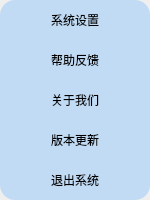
<?xml version="1.0" encoding="UTF-8"?>
<ui version="4.0">
 <class>Setting</class>
 <widget class="QWidget" name="Setting">
  <property name="geometry">
   <rect>
    <x>0</x>
    <y>0</y>
    <width>150</width>
    <height>200</height>
   </rect>
  </property>
  <property name="windowTitle">
   <string>Form</string>
  </property>
  <widget class="QPushButton" name="btnSetting">
   <property name="geometry">
    <rect>
     <x>0</x>
     <y>0</y>
     <width>150</width>
     <height>40</height>
    </rect>
   </property>
   <property name="styleSheet">
    <string notr="true">QPushButton
{
	border-top-left-radius:15px;
	border-top-right-radius:15px;
	background-color: rgb(193, 219, 244);
	border-style:outset;
	font: 12pt &quot;等线&quot;;
}
QPushButton:hover
{
	background-color: rgb(100, 161, 208);
	
	color: rgb(255, 255, 255);
}
</string>
   </property>
   <property name="text">
    <string>系统设置</string>
   </property>
  </widget>
  <widget class="QPushButton" name="btnHelp">
   <property name="geometry">
    <rect>
     <x>0</x>
     <y>40</y>
     <width>150</width>
     <height>40</height>
    </rect>
   </property>
   <property name="styleSheet">
    <string notr="true">QPushButton
{
	background-color: rgb(193, 219, 244);
	border-style:outset;
	font: 12pt &quot;等线&quot;;
}
QPushButton:hover
{
	background-color: rgb(100, 161, 208);
	color: rgb(255, 255, 255);
}
</string>
   </property>
   <property name="text">
    <string>帮助反馈</string>
   </property>
  </widget>
  <widget class="QPushButton" name="btnAbout">
   <property name="geometry">
    <rect>
     <x>0</x>
     <y>80</y>
     <width>150</width>
     <height>40</height>
    </rect>
   </property>
   <property name="styleSheet">
    <string notr="true">QPushButton
{
	background-color: rgb(193, 219, 244);
	border-style:outset;
	font: 12pt &quot;等线&quot;;
}
QPushButton:hover
{
	background-color: rgb(100, 161, 208);
	color: rgb(255, 255, 255);
}
</string>
   </property>
   <property name="text">
    <string>关于我们</string>
   </property>
  </widget>
  <widget class="QPushButton" name="btnUpdate">
   <property name="geometry">
    <rect>
     <x>0</x>
     <y>120</y>
     <width>150</width>
     <height>40</height>
    </rect>
   </property>
   <property name="styleSheet">
    <string notr="true">QPushButton
{
	background-color: rgb(193, 219, 244);
	border-style:outset;
	font: 12pt &quot;等线&quot;;
}
QPushButton:hover
{
	background-color: rgb(100, 161, 208);
	color: rgb(255, 255, 255);
}
</string>
   </property>
   <property name="text">
    <string>版本更新</string>
   </property>
  </widget>
  <widget class="QPushButton" name="btnExit">
   <property name="geometry">
    <rect>
     <x>0</x>
     <y>160</y>
     <width>150</width>
     <height>40</height>
    </rect>
   </property>
   <property name="styleSheet">
    <string notr="true">QPushButton
{
	border-bottom-left-radius:15px;
	border-bottom-right-radius:15px;
	background-color: rgb(193, 219, 244);
	border-style:outset;
	font: 12pt &quot;等线&quot;;
}
QPushButton:hover
{
	background-color: rgb(100, 161, 208);
	color: rgb(255, 255, 255);
}
</string>
   </property>
   <property name="text">
    <string>退出系统</string>
   </property>
  </widget>
 </widget>
 <resources/>
 <connections/>
</ui>
